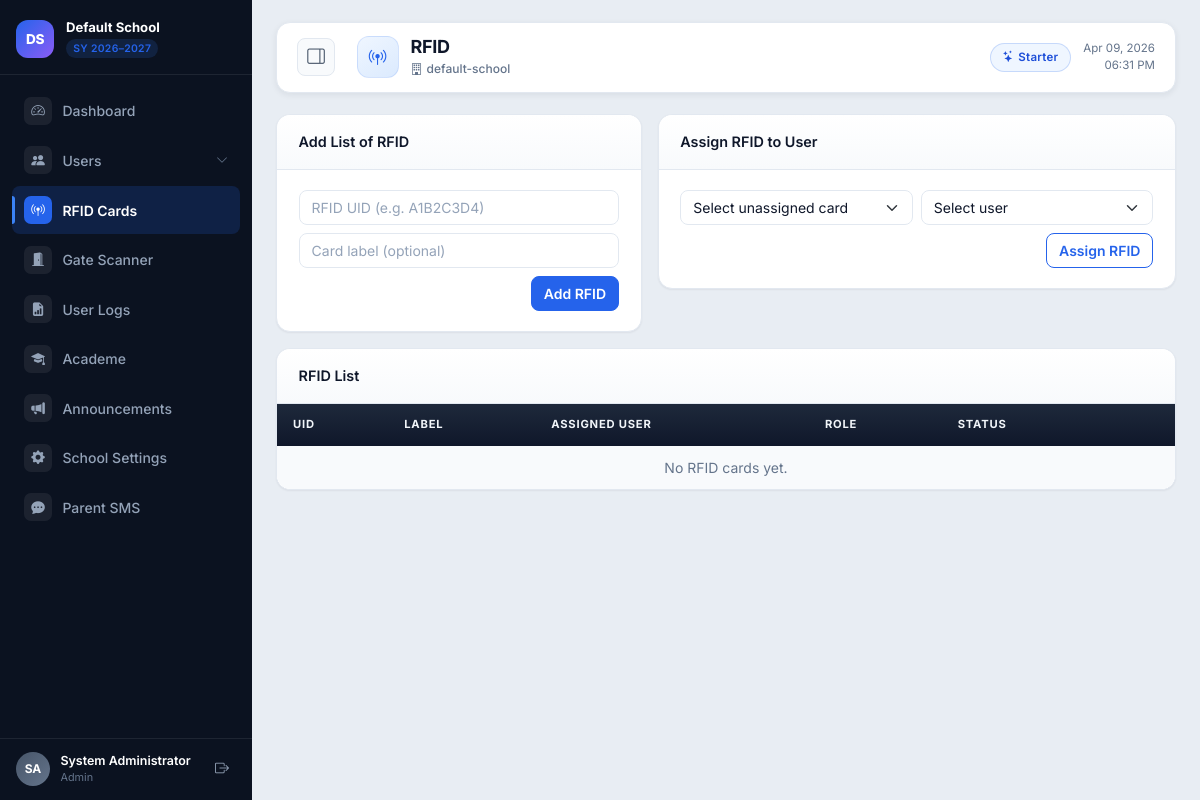
Page /public/rfid.php (signed in) on the committed database.
### tables this page shows
CREATE TABLE IF NOT EXISTS tenants (
  id INT AUTO_INCREMENT PRIMARY KEY,
  slug VARCHAR(80) NOT NULL UNIQUE,
  school_name VARCHAR(180) NOT NULL,
  logo_url VARCHAR(255) NULL,
  company_logo_url VARCHAR(255) NULL,
  background_url VARCHAR(255) NULL,
  plan_name VARCHAR(60) NOT NULL DEFAULT 'Starter',
  max_users INT NOT NULL DEFAULT 100,
  max_cards INT NOT NULL DEFAULT 300,
  billing_status ENUM('trial', 'paid', 'past_due', 'suspended') NOT NULL DEFAULT 'trial',
  trial_ends_at DATE NULL,
  status ENUM('active', 'inactive') NOT NULL DEFAULT 'active',
  sms_enabled TINYINT(1) NOT NULL DEFAULT 0,
  sms_template_in TEXT NULL,
  sms_template_out TEXT NULL,
  sms_poll_secret VARCHAR(64) NULL,
  created_at TIMESTAMP DEFAULT CURRENT_TIMESTAMP
);

### includes/helpers.php (called while the page is built, shortened)
<?php
function h(?string $value): string
{
    return htmlspecialchars((string) $value, ENT_QUOTES, 'UTF-8');
}
function appUrl(string $path, array $params = []): string
{
    $url = rtrim(BASE_URL, '/') . '/' . ltrim($path, '/');
    if (function_exists('tenantSlug')) {
        $slug = tenantSlug();
        if ($slug !== '') {
            $params = array_merge(['tenant' => $slug], $params);
        }
    }
    $query = http_build_query($params);
    return $query !== '' ? ($url . '?' . $query) : $url;
}
function roleLabel(string $role): string
{
    return ucfirst($role);
}

### includes/tenant.php (called while the page is built, shortened)
<?php
function sanitizeTenantSlug(string $slug): string
{
    $slug = strtolower(trim($slug));
    $slug = preg_replace('/[^a-z0-9\-]/', '', $slug) ?? '';
    return $slug;
}
function requestedTenantSlug(): string
{
    $fromSession = sanitizeTenantSlug((string) ($_SESSION['tenant']['slug'] ?? ''));
    if ($fromSession !== '') {
        return $fromSession;
    }
    return DEFAULT_TENANT_SLUG;
}
function bootstrapTenant(): void
{
    $pdo = db();
    $slug = requestedTenantSlug();
    $stmt = $pdo->prepare("SELECT * FROM tenants WHERE slug = ? LIMIT 1");
    $stmt->execute([$slug]);
}
function currentTenant(): array
{
    return $_SESSION['tenant'] ?? [
        'id' => 1,
        'slug' => DEFAULT_TENANT_SLUG,
        'name' => APP_NAME,
        'logo_url' => null,
        'company_logo_url' => null,
        'background_url' => null,
        'status' => 'active',
        'plan_name' => 'Starter',
        'max_users' => 100,
        'max_cards' => 300,
        'billing_status' => 'trial',
        'trial_ends_at' => '',
    ];
}
function tenantSlug(): string
{
    return (string) (currentTenant()['slug'] ?? DEFAULT_TENANT_SLUG);
}
function tenantName(): string
{
    return (string) (currentTenant()['name'] ?? APP_NAME);
}

### includes/bootstrap.php (called while the page is built, shortened)
<?php
require_once __DIR__ . '/helpers.php';
require_once __DIR__ . '/tenant.php';
require_once __DIR__ . '/auth.php';
bootstrapTenant();

### includes/auth.php (called while the page is built, shortened)
<?php
function currentUser(): ?array
{
    return $_SESSION['auth_user'] ?? null;
}

### includes/layout.php (the view, shortened to what this page needs)
<?php
require_once __DIR__ . '/bootstrap.php';
function navItems(): array
{
    return [
        'index.php'          => ['label' => 'Dashboard',        'icon' => 'bi-speedometer2'],
        'parent_students.php'=> ['label' => 'My Students',      'icon' => 'bi-person-vcard'],
        'users.php'          => ['label' => 'Users',            'icon' => 'bi-people-fill'],
        'rfid.php'           => ['label' => 'RFID Cards',       'icon' => 'bi-broadcast-pin'],
        'gate.php'           => ['label' => 'Gate Scanner',     'icon' => 'bi-door-open-fill'],
        'logs.php'           => ['label' => 'User Logs',        'icon' => 'bi-file-earmark-bar-graph-fill'],
        'academics.php'      => ['label' => 'Academe',          'icon' => 'bi-mortarboard-fill'],
        'announcements.php'  => ['label' => 'Announcements',    'icon' => 'bi-megaphone-fill'],
        'tenant_settings.php'=> ['label' => 'School Settings',  'icon' => 'bi-gear-fill'],
        'sms_settings.php'   => ['label' => 'Parent SMS',       'icon' => 'bi-chat-dots-fill'],
    ];
}
function pageIcons(): array
{
    return [
        'index.php'           => 'bi-speedometer2',
        'parent_students.php' => 'bi-person-vcard',
        'users.php'           => 'bi-people-fill',
        'rfid.php'            => 'bi-broadcast-pin',
        'gate.php'            => 'bi-door-open-fill',
        'logs.php'            => 'bi-file-earmark-bar-graph-fill',
        'academics.php'       => 'bi-mortarboard-fill',
        'announcements.php'   => 'bi-megaphone-fill',
        'tenant_settings.php' => 'bi-gear-fill',
        'sms_settings.php'    => 'bi-chat-dots-fill',
        'user_edit.php'       => 'bi-person-lines-fill',
    ];
}
function renderHeader(string $title): void
{
    $current = basename($_SERVER['PHP_SELF'] ?? '');
    $auth = currentUser();
    $role = $auth['role'] ?? '';
    $schoolName  = tenantName();
    $schoolLogo  = (string) (currentTenant()['logo_url'] ?? '');
    $initials    = '';
    foreach (explode(' ', $schoolName) as $word) {
        $initials .= strtoupper(mb_substr($word, 0, 1));
        if (strlen($initials) >= 2) break;
    }
    $userName   = (string) ($auth['name'] ?? '');
    $userInitials = '';
    foreach (explode(' ', $userName) as $word) {
        $userInitials .= strtoupper(mb_substr($word, 0, 1));
        if (strlen($userInitials) >= 2) break;
    }
    $icons   = pageIcons();
    $pageIcon = $icons[$current] ?? 'bi-circle';
    echo '<!doctype html><html lang="en"><head>';
    echo '<link href="https://cdn.jsdelivr.net/npm/bootstrap@5.3.3/dist/css/bootstrap.min.css" rel="stylesheet">';
    echo '<link href="' . h(BASE_URL . '/assets/ui.css') . '" rel="stylesheet">';
    echo '<link rel="preload" href="https://cdn.jsdelivr.net/npm/bootstrap-icons@1.11.3/font/bootstrap-icons.min.css" as="style" onload="this.onload=null;this.rel=\'stylesheet\'">';
    echo '</head><body>';
    echo '<div class="app-shell" id="appShell">';
    echo '<aside class="sidebar" id="appSidebar">';
    echo '<div class="sb-brand">';
    if ($schoolLogo !== '') {
        echo '<div class="sb-logo sb-logo-img"><img src="' . h($schoolLogo) . '" alt="' . h($schoolName) . ' logo"></div>';
    } else {
        echo '<div class="sb-logo">' . h($initials) . '</div>';
    }
    echo '<div class="sb-brand-text">';
    echo '<div class="sb-school-name">' . h($schoolName) . '</div>';
    echo '<span class="sb-year-badge">SY ' . h(date('Y')) . '–' . h((string)((int)date('Y') + 1)) . '</span>';
    echo '</div>';
    echo '</div>';
    echo '<nav class="sb-nav">';
    $navItems = navItems();
    foreach ($navItems as $file => $meta) {
        $label = $meta['label'];
        $icon  = $meta['icon'];
        if ($role !== 'parent' && $file === 'parent_students.php') continue;
        if ($role === 'admin' && $file === 'users.php') {
            $usersActive = $current === 'users.php';
            $expanded = $usersActive ? 'true' : 'false';
            echo '<button class="menu-toggle ' . ($usersActive ? 'active' : '') . '" type="button"'
                . ' data-bs-toggle="collapse" data-bs-target="#usersMenuCollapse"'
                . ' aria-expanded="' . $expanded . '" aria-controls="usersMenuCollapse">';
            echo '<span class="left">';
            echo '<span class="sb-icon"><i class="bi ' . h($icon) . '"></i></span>';
            echo '<span>' . h($label) . '</span>';
            echo '</span>';
            echo '<i class="bi bi-chevron-down chev"></i>';
            echo '</button>';
            continue;
        }
        $active = $current === $file ? 'active' : '';
        echo '<a class="' . $active . '" href="' . h(appUrl($file)) . '" title="' . h($label) . '">';
        echo '<span class="sb-icon"><i class="bi ' . h($icon) . '"></i></span>';
        echo '<span>' . h($label) . '</span>';
        echo '</a>';
    }
    echo '</nav>';
    if ($auth) {
        echo '<div class="sb-user">';
        echo '<div class="sb-user-avatar">' . h($userInitials) . '</div>';
        echo '<div class="sb-user-info">';
        echo '<div class="sb-user-name">' . h($userName) . '</div>';
        echo '<div class="sb-user-role">' . h(roleLabel($role)) . '</div>';
        echo '</div>';
        echo '<a class="sb-logout" href="' . h(appUrl('logout.php')) . '" title="Logout">'
            . '<i class="bi bi-box-arrow-right"></i></a>';
        echo '</div>';
    }
    echo '</aside>';
    echo '<main class="main-content" id="mainContent">';
    echo '<div class="topbar">';
    echo '<button class="sb-toggle-btn" id="sbToggleBtn" title="Toggle sidebar" aria-label="Toggle sidebar">'
        . '<i class="bi bi-layout-sidebar-reverse"></i></button>';
    echo '<div class="tb-left">';
    echo '<div class="tb-page-icon"><i class="bi ' . h($pageIcon) . '"></i></div>';
    echo '<div>';
    echo '<div class="tb-title">' . h($title) . '</div>';
    echo '<div class="tb-subtitle"><i class="bi bi-building me-1"></i>' . h(tenantSlug()) . '</div>';
    echo '</div>';
    echo '</div>';
    echo '<div class="tb-right">';
    echo '<span class="tb-plan-badge"><i class="bi bi-stars me-1"></i>' . h((string)(currentTenant()['plan_name'] ?? 'Starter')) . '</span>';
    echo '<div class="tb-datetime"><div>' . h(date('M d, Y')) . '</div><div>' . h(date('h:i A')) . '</div></div>';
    echo '</div>';
    echo '</div>';
    echo '<div class="content-container">';
}
function renderFooter(): void
{
    echo '</div></main></div>';
    echo '</body></html>';
}

### rows in the picture
tenants: school_name "Default School", slug "default-school", plan_name "Starter"

### other values in the picture
$initials "DS"
$label "Dashboard"
$label "Users"
$label "RFID Cards"
$label "Gate Scanner"
$label "User Logs"
$label "Academe"
$label "Announcements"
$label "School Settings"
$label "Parent SMS"
$userInitials "SA"
$userName "System Administrator"
roleLabel($role) "Admin"
$title "RFID"
